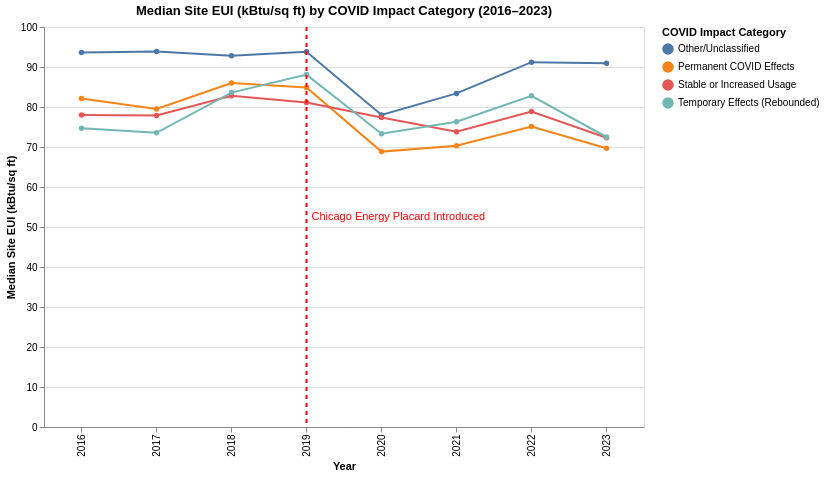

This figure's notebook cell:
### Markdown cell above
The unclassified category are mixed-use property.

### Code cell
covid_site = plot_metric_by_property(
    df=top_10,
    metric_col="Site EUI (kBtu/sq ft)",
    property_col="COVID Impact Category",
    agg_func=pd.Series.median,
)
covid_site

### Figure 1 — Vega-Lite specification as saved in the notebook (floating-point values rounded to 4 significant figures)
{"config": {"view": {"continuousWidth": 300, "continuousHeight": 300}}, "layer": [{"data": {"name": "data-a50aaf12a27d9ce5950b9551745e2aac"}, "mark": {"type": "line", "point": true}, "encoding": {"color": {"field": "COVID Impact Category", "title": "COVID Impact Category", "type": "nominal"}, "tooltip": [{"field": "COVID Impact Category", "title": "COVID Impact Category", "type": "nominal"}, {"field": "Data Year", "title": "Year", "type": "quantitative"}, {"field": "Aggregated_Metric", "format": ".2f", "title": "Median Site EUI (kBtu/sq ft)", "type": "quantitative"}], "x": {"field": "Data Year", "sort": "ascending", "title": "Year", "type": "ordinal"}, "y": {"field": "Aggregated_Metric", "title": "Median Site EUI (kBtu/sq ft)", "type": "quantitative"}}, "name": "view_1ce73fbe113c4256_0"}, {"data": {"name": "data-0c454f3f83ff251380041a7c1dc9c76c"}, "mark": {"type": "rule", "color": "red", "size": 2, "strokeDash": [4, 4]}, "encoding": {"x": {"field": "Data Year", "type": "ordinal"}}}, {"data": {"name": "data-59d4f649ef26394b53c706eca5efd7c6"}, "mark": {"type": "text", "align": "left", "baseline": "bottom", "color": "red", "dx": 5, "dy": -5}, "encoding": {"text": {"field": "label", "type": "nominal"}, "x": {"field": "Data Year", "type": "ordinal"}}}], "height": 400, "params": [{"name": "param_1e9efca18e7a2868", "select": {"type": "interval", "encodings": ["x", "y"]}, "bind": "scales", "views": ["view_1ce73fbe113c4256_0"]}], "title": "Median Site EUI (kBtu/sq ft) by COVID Impact Category (2016–2023)", "width": 600, "$schema": "https://vega.github.io/schema/vega-lite/v6.1.0.json", "datasets": {"data-a50aaf12a27d9ce5950b9551745e2aac": [{"Data Year": 2016, "COVID Impact Category": "Other/Unclassified", "Aggregated_Metric": 93.6}, {"Data Year": 2016, "COVID Impact Category": "Permanent COVID Effects", "Aggregated_Metric": 82.1}, {"Data Year": 2016, "COVID Impact Category": "Stable or Increased Usage", "Aggregated_Metric": 78.0}, {"Data Year": 2016, "COVID Impact Category": "Temporary Effects (Rebounded)", "Aggregated_Metric": 74.7}, {"Data Year": 2017, "COVID Impact Category": "Other/Unclassified", "Aggregated_Metric": 93.85}, {"Data Year": 2017, "COVID Impact Category": "Permanent COVID Effects", "Aggregated_Metric": 79.5}, {"Data Year": 2017, "COVID Impact Category": "Stable or Increased Usage", "Aggregated_Metric": 77.9}, {"Data Year": 2017, "COVID Impact Category": "Temporary Effects (Rebounded)", "Aggregated_Metric": 73.55}, {"Data Year": 2018, "COVID Impact Category": "Other/Unclassified", "Aggregated_Metric": 92.8}, {"Data Year": 2018, "COVID Impact Category": "Permanent COVID Effects", "Aggregated_Metric": 86.0}, {"Data Year": 2018, "COVID Impact Category": "Stable or Increased Usage", "Aggregated_Metric": 82.8}, {"Data Year": 2018, "COVID Impact Category": "Temporary Effects (Rebounded)", "Aggregated_Metric": 83.6}, {"Data Year": 2019, "COVID Impact Category": "Other/Unclassified", "Aggregated_Metric": 93.8}, {"Data Year": 2019, "COVID Impact Category": "Permanent COVID Effects", "Aggregated_Metric": 84.85}, {"Data Year": 2019, "COVID Impact Category": "Stable or Increased Usage", "Aggregated_Metric": 81.15}, {"Data Year": 2019, "COVID Impact Category": "Temporary Effects (Rebounded)", "Aggregated_Metric": 88.1}, {"Data Year": 2020, "COVID Impact Category": "Other/Unclassified", "Aggregated_Metric": 78.0}, {"Data Year": 2020, "COVID Impact Category": "Permanent COVID Effects", "Aggregated_Metric": 68.85}, {"Data Year": 2020, "COVID Impact Category": "Stable or Increased Usage", "Aggregated_Metric": 77.35}, {"Data Year": 2020, "COVID Impact Category": "Temporary Effects (Rebounded)", "Aggregated_Metric": 73.3}, {"Data Year": 2021, "COVID Impact Category": "Other/Unclassified", "Aggregated_Metric": 83.4}, {"Data Year": 2021, "COVID Impact Category": "Permanent COVID Effects", "Aggregated_Metric": 70.3}, {"Data Year": 2021, "COVID Impact Category": "Stable or Increased Usage", "Aggregated_Metric": 73.8}, {"Data Year": 2021, "COVID Impact Category": "Temporary Effects (Rebounded)", "Aggregated_Metric": 76.3}, {"Data Year": 2022, "COVID Impact Category": "Other/Unclassified", "Aggregated_Metric": 91.2}, {"Data Year": 2022, "COVID Impact Category": "Permanent COVID Effects", "Aggregated_Metric": 75.1}, {"Data Year": 2022, "COVID Impact Category": "Stable or Increased Usage", "Aggregated_Metric": 78.85}, {"Data Year": 2022, "COVID Impact Category": "Temporary Effects (Rebounded)", "Aggregated_Metric": 82.8}, {"Data Year": 2023, "COVID Impact Category": "Other/Unclassified", "Aggregated_Metric": 90.95}, {"Data Year": 2023, "COVID Impact Category": "Permanent COVID Effects", "Aggregated_Metric": 69.7}, {"Data Year": 2023, "COVID Impact Category": "Stable or Increased Usage", "Aggregated_Metric": 72.3}, {"Data Year": 2023, "COVID Impact Category": "Temporary Effects (Rebounded)", "Aggregated_Metric": 72.5}], "data-0c454f3f83ff251380041a7c1dc9c76c": [{"Data Year": 2019}], "data-59d4f649ef26394b53c706eca5efd7c6": [{"Data Year": 2019, "label": "Chicago Energy Placard Introduced"}]}}
